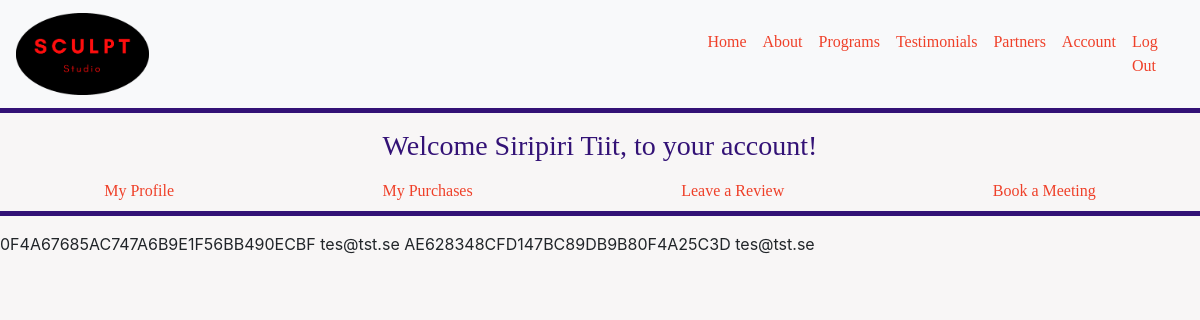
Before: /purchase/user_purchases/5 (signed in) with the older database file.
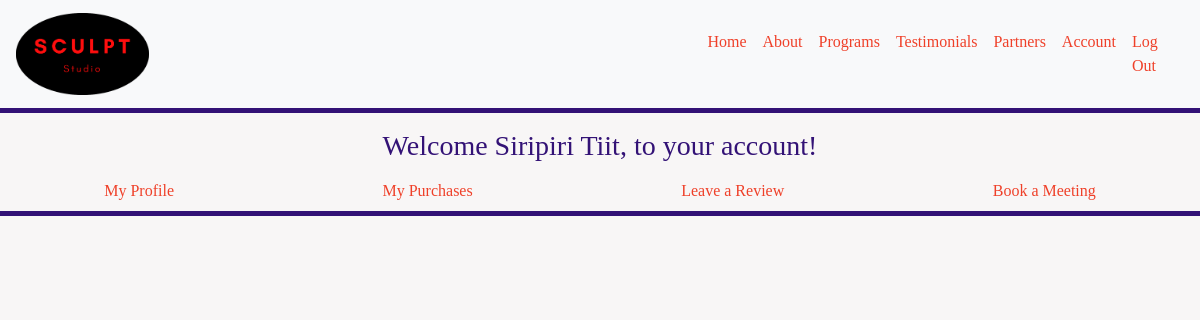
After: the same page with the newer database file.
### purchase/models.py (models this page shows, shortened)
class Checkout(models.Model):
    order_number = models.CharField(max_length=32, null=False, editable=False)
    user = models.ForeignKey(Profile, null=True, blank=True, on_delete=models.SET_NULL, related_name='orders')
    program = models.ForeignKey(Programs, on_delete=models.CASCADE, null=True)
    program_cost = models.DecimalField(max_digits=8, decimal_places=2, null=False, default=0, editable=False)
    total_cost = models.DecimalField(max_digits=8, decimal_places=2, null=False, default=0, editable=False)
    purchase_date = models.DateTimeField(editable=False, default=timezone.now)
    email = models.EmailField(max_length=128, null=False)
    billing_address = models.CharField(max_length=256)
    billing_postcode = models.CharField(max_length=15)
    billing_city = models.CharField(max_length=32)
    billing_country = CountryField()

### purchase/views.py (the view)
# urls.py: path('user_purchases/<int:user_id>', views.user_purchases, name='user_purchases'),
def user_purchases(request, user_id):
    profile = get_object_or_404(Profile, user_id=request.user)
    purchase = Checkout.objects.filter(user=profile)
    context = {
        'profile': profile,
        'purchase': purchase
    }
    return render(request, 'purchase/user_purchases.html', context)

### cart/contexts.py (called while the page is built, shortened)
def cart_content(request):
    cart_content = []
    program_count = 1
    total = 0
    cart = request.session.get('cart', {})
    context = {
        'cart_content': cart_content,
        'program_count': program_count,
        'total': total
    }
    return context

### purchase/templates/purchase/user_purchases.html (shortened to what this page needs)
{% extends 'base.html' %}
{% block content %}
<div class="row justify-content-center">
    <div class="col-8">
          <h3 align="center">Welcome {{ user.get_short_name }}, to your account!</h3>
    </div>
</div>
<nav class="nav nav-pills nav-fill">
  {% if request.user.is_superuser %}
  <a class="nav-item nav-link" href="{% url 'account' %}">My Profile</a>
  <a class="nav-item nav-link" href="{% url 'add_program'%}">Add Program</a>
  <a class="nav-item nav-link" href="{% url 'programs'%}">Edit Programs</a>
  <a class="nav-item nav-link" href="{% url 'add_partners'%}">Add Partners</a>
  <a class="nav-item nav-link" href="{% url 'partners'%}">Edit Partners</a>
  <a class="nav-item nav-link" href="{% url 'user_selection' %}">User Management</a>
  {% else %}
  <a class="nav-item nav-link" href="{% url 'account' %}">My Profile</a>
  <a class="nav-item nav-link" href="{% url 'user_purchases' profile.id %}">My Purchases</a>
  <a class="nav-item nav-link" href="{% url 'add_testimonials' %}">Leave a Review</a>
  <a class="nav-item nav-link" href="{% url 'book_meeting' %}">Book a Meeting</a>
  {% endif %}
</nav>
<hr>
{% for order in purchase %}
    {{ order.order_number }}
    {{ order.email }}
{% endfor %}
{% endblock %}

Changed rows visible on the page:
removed Checkout: order_number "0F4A67685AC747A6B9E1F56BB490ECBF", email "tes@tst.se"
removed Checkout: order_number "AE628348CFD147BC89DB9B80F4A25C3D", email "tes@tst.se"
